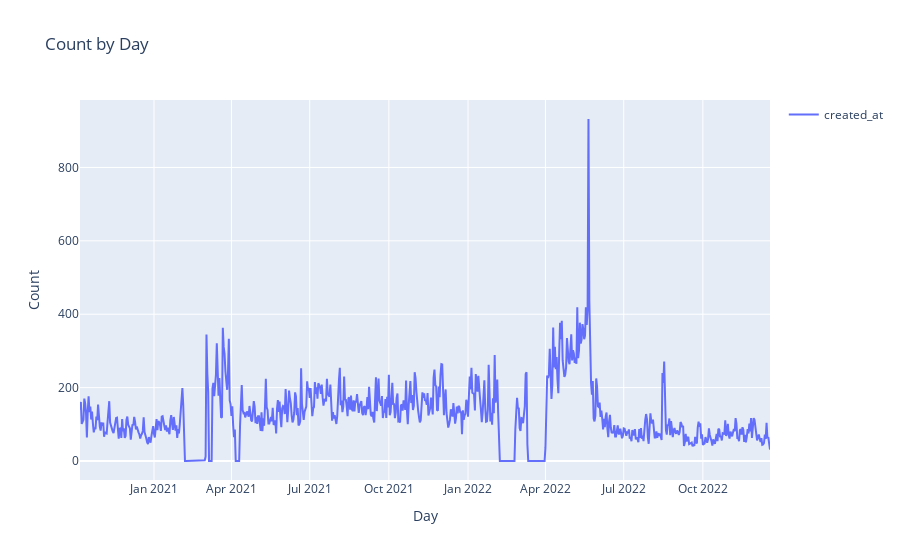

The notebook cell this image was saved under:
### Markdown cell above
### Corpus Timeline

### Code cell
# FREQ = '1w'
# FREQ = '1m'
FREQ = '1d'
COL_TIME = 'created_at'
corpus.viz.timeline(COL_TIME, freq=FREQ)

### Figure 1 — Plotly figure (JSON) as saved in the notebook; plotly's stock layout.template omitted (floating-point values rounded to 4 significant figures; data arrays with more than 128 entries replaced by an {"elided": "..."} marker saying what was removed)
{"data": [{"name": "created_at", "showlegend": true, "type": "scatter", "x": {"elided": "803 str values"}, "y": {"elided": "803 int values"}}], "layout": {"autosize": true, "title": {"text": "Count by Day"}, "xaxis": {"autorange": true, "range": ["2020-10-07", "2022-12-18"], "title": {"text": "Day"}, "type": "date"}, "yaxis": {"autorange": true, "range": [-51.78, 983.8], "title": {"text": "Count"}, "type": "linear"}}}
